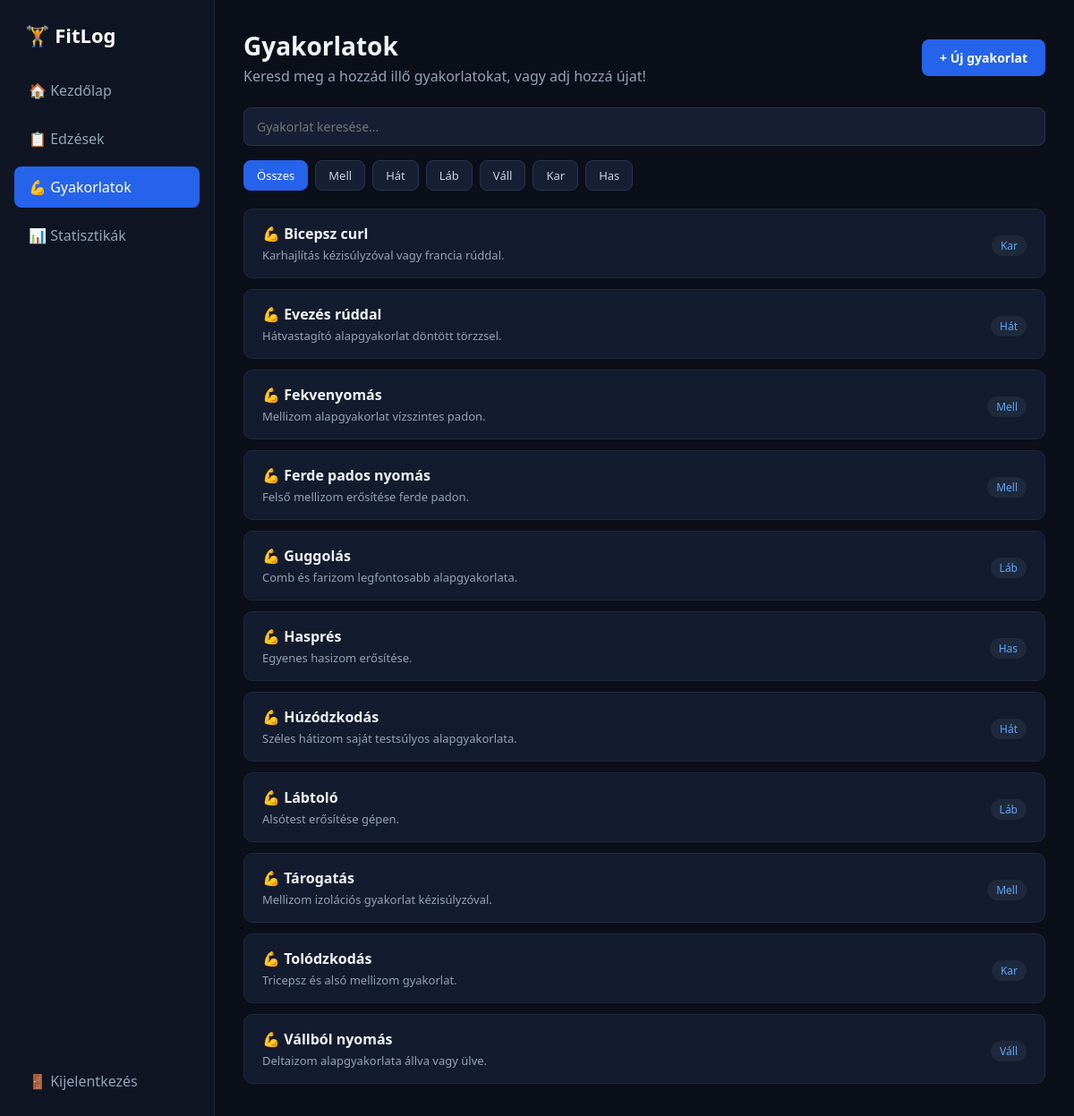
Page /exercises.php (signed in) on the committed database.
### tables this page shows
CREATE TABLE izomcsoportok (
    id INT AUTO_INCREMENT PRIMARY KEY,
    nev VARCHAR(50) NOT NULL,
    szin VARCHAR(20) NOT NULL
);

CREATE TABLE gyakorlatok (
    id INT AUTO_INCREMENT PRIMARY KEY,
    nev VARCHAR(100) NOT NULL,
    izomcsoport_id INT NOT NULL,
    leiras TEXT,
    FOREIGN KEY (izomcsoport_id) REFERENCES izomcsoportok(id) ON DELETE CASCADE
);

### exercises.php (the view, shortened to what this page needs)
<?php
require 'db.php';
$izom_id = isset($_GET['izom']) ? (int)$_GET['izom'] : 0;
$kereses = isset($_GET['q']) ? trim($_GET['q']) : '';
$izomcsoportok = $pdo->query("SELECT * FROM izomcsoportok")->fetchAll(PDO::FETCH_ASSOC);
$sql = "SELECT g.*, i.nev AS izom_nev FROM gyakorlatok g JOIN izomcsoportok i ON g.izomcsoport_id = i.id WHERE 1=1";
$params = [];
$sql .= " ORDER BY g.nev ASC";
$stmt = $pdo->prepare($sql);
$stmt->execute($params);
$gyakorlatok = $stmt->fetchAll(PDO::FETCH_ASSOC);
?>
<!DOCTYPE html>
<html lang="hu">
<head>
    <link rel="stylesheet" href="style.css">
</head>
<body>
<div class="app-container">
    <aside class="sidebar">
        <div>
            <div class="logo">🏋️ FitLog</div>
            <nav class="nav-links">
                <a href="dashboard.php">🏠 Kezdőlap</a>
                <a href="workouts.php">📋 Edzések</a>
                <a href="exercises.php" class="active">💪 Gyakorlatok</a>
                <a href="stats.php">📊 Statisztikák</a>
            </nav>
        </div>
        <a href="logout.php" class="logout-link">🚪 Kijelentkezés</a>
    </aside>
    <main class="main-content">
        <div class="page-header">
            <div>
                <h1>Gyakorlatok</h1>
                <p>Keresd meg a hozzád illő gyakorlatokat, vagy adj hozzá újat!</p>
            </div>
            <button class="btn btn-primary" onclick="document.getElementById('uj-doboz').style.display='block'">+ Új gyakorlat</button>
        </div>
        <form method="GET" style="margin-bottom:16px;">
            <input type="text" name="q" placeholder="Gyakorlat keresése..." value="<?= htmlspecialchars($kereses) ?>">
        </form>
        <div class="filter-pills">
            <a href="exercises.php" class="pill <?= $izom_id === 0 ? 'active' : '' ?>">Összes</a>
            <?php foreach ($izomcsoportok as $izom): ?>
                <a href="exercises.php?izom=<?= $izom['id'] ?>" class="pill <?= $izom_id === (int)$izom['id'] ? 'active' : '' ?>">
                    <?= htmlspecialchars($izom['nev']) ?>
                </a>
            <?php endforeach; ?>
        </div>
        <?php foreach ($gyakorlatok as $gy): ?>
            <div class="list-item">
                <div>
                    <strong>💪 <?= htmlspecialchars($gy['nev']) ?></strong>
                    <div style="font-size:13px; color:#94a3b8; margin-top:4px;"><?= htmlspecialchars($gy['leiras']) ?></div>
                </div>
                <span class="badge"><?= htmlspecialchars($gy['izom_nev']) ?></span>
            </div>
        <?php endforeach; ?>
    </main>
</div>
</body>
</html>

### style.css (style rules this page uses)
* { box-sizing: border-box; margin: 0; padding: 0; font-family: 'Segoe UI', Tahoma, Geneva, Verdana, sans-serif; }
body { background-color: #0b0f19; color: #f1f5f9; min-height: 100vh; }
a { text-decoration: none; color: inherit; }
.app-container { display: flex; min-height: 100vh; }
.sidebar { width: 240px; background-color: #0f1523; border-right: 1px solid #1e293b; display: flex; flex-direction: column; justify-content: space-between; padding: 24px 16px; }
.logo { font-size: 22px; font-weight: bold; color: #ffffff; display: flex; align-items: center; gap: 10px; padding: 0 12px 24px 12px; }
.nav-links { display: flex; flex-direction: column; gap: 8px; }
.nav-links a { padding: 12px 16px; border-radius: 8px; color: #94a3b8; font-weight: 500; transition: 0.2s; }
.nav-links a:hover, .nav-links a.active { background-color: #2563eb; color: #ffffff; }
.logout-link { padding: 12px 16px; color: #94a3b8; border-radius: 8px; display: block; }
.main-content { flex: 1; padding: 32px; max-width: 1200px; }
.page-header { display: flex; justify-content: space-between; align-items: center; margin-bottom: 24px; }
.page-header h1 { font-size: 28px; }
.page-header p { color: #94a3b8; margin-top: 4px; }
.list-item { background-color: #131b2e; border: 1px solid #1e293b; border-radius: 10px; padding: 16px 20px; margin-bottom: 12px; display: flex; justify-content: space-between; align-items: center; }
.badge { display: inline-block; padding: 3px 10px; border-radius: 20px; font-size: 12px; background-color: #1e293b; color: #60a5fa; margin-top: 4px; }
input, select, textarea { width: 100%; padding: 11px 14px; background-color: #161f33; border: 1px solid #28354f; border-radius: 8px; color: #ffffff; font-size: 14px; }
.btn { display: inline-block; padding: 11px 20px; border-radius: 8px; font-weight: 600; font-size: 14px; cursor: pointer; border: none; text-align: center; }
.btn-primary { background-color: #2563eb; color: #ffffff; }
.filter-pills { display: flex; gap: 8px; flex-wrap: wrap; margin-bottom: 20px; }
.pill { padding: 7px 14px; border-radius: 8px; background-color: #161f33; border: 1px solid #28354f; color: #cbd5e1; font-size: 13px; }
.pill.active { background-color: #2563eb; border-color: #2563eb; color: #ffffff; }

### rows in the picture
izomcsoportok: nev "Mell"
izomcsoportok: nev "Hát"
izomcsoportok: nev "Láb"
izomcsoportok: nev "Váll"
izomcsoportok: nev "Kar"
izomcsoportok: nev "Has"
gyakorlatok: nev "Bicepsz curl", leiras "Karhajlítás kézisúlyzóval vagy francia rúddal.", izomcsoport.nev "Kar"
gyakorlatok: nev "Evezés rúddal", leiras "Hátvastagító alapgyakorlat döntött törzzsel.", izomcsoport.nev "Hát"
gyakorlatok: nev "Fekvenyomás", leiras "Mellizom alapgyakorlat vízszintes padon.", izomcsoport.nev "Mell"
gyakorlatok: nev "Ferde pados nyomás", leiras "Felső mellizom erősítése ferde padon.", izomcsoport.nev "Mell"
gyakorlatok: nev "Guggolás", leiras "Comb és farizom legfontosabb alapgyakorlata.", izomcsoport.nev "Láb"
gyakorlatok: nev "Hasprés", leiras "Egyenes hasizom erősítése.", izomcsoport.nev "Has"
gyakorlatok: nev "Húzódzkodás", leiras "Széles hátizom saját testsúlyos alapgyakorlata.", izomcsoport.nev "Hát"
gyakorlatok: nev "Lábtoló", leiras "Alsótest erősítése gépen.", izomcsoport.nev "Láb"
gyakorlatok: nev "Tárogatás", leiras "Mellizom izolációs gyakorlat kézisúlyzóval.", izomcsoport.nev "Mell"
gyakorlatok: nev "Tolódzkodás", leiras "Tricepsz és alsó mellizom gyakorlat.", izomcsoport.nev "Kar"
gyakorlatok: nev "Vállból nyomás", leiras "Deltaizom alapgyakorlata állva vagy ülve.", izomcsoport.nev "Váll"
